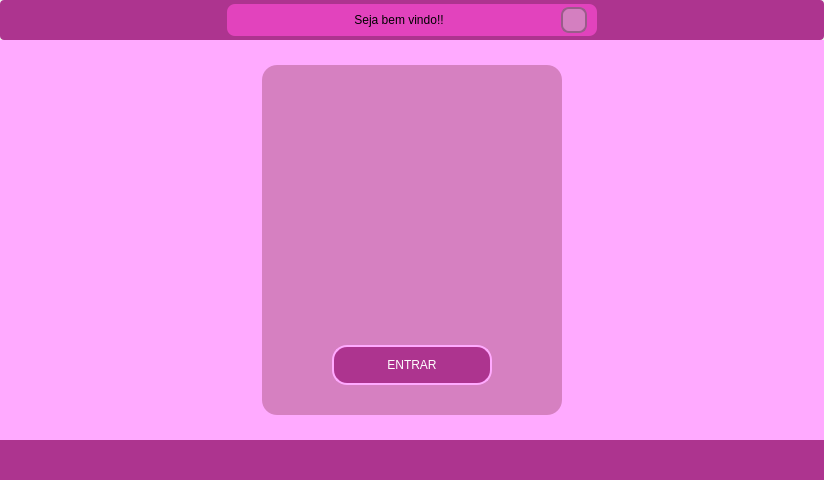
<?xml version="1.0" encoding="UTF-8"?>
<ui version="4.0">
 <class>MainWindow</class>
 <widget class="QMainWindow" name="MainWindow">
  <property name="geometry">
   <rect>
    <x>0</x>
    <y>0</y>
    <width>824</width>
    <height>480</height>
   </rect>
  </property>
  <property name="sizePolicy">
   <sizepolicy hsizetype="Fixed" vsizetype="Fixed">
    <horstretch>0</horstretch>
    <verstretch>0</verstretch>
   </sizepolicy>
  </property>
  <property name="windowTitle">
   <string>MainWindow</string>
  </property>
  <widget class="QWidget" name="centralwidget">
   <layout class="QVBoxLayout" name="verticalLayout">
    <property name="spacing">
     <number>0</number>
    </property>
    <property name="leftMargin">
     <number>0</number>
    </property>
    <property name="topMargin">
     <number>0</number>
    </property>
    <property name="rightMargin">
     <number>0</number>
    </property>
    <property name="bottomMargin">
     <number>0</number>
    </property>
    <item>
     <widget class="QFrame" name="menubar_2">
      <property name="maximumSize">
       <size>
        <width>16777215</width>
        <height>40</height>
       </size>
      </property>
      <property name="styleSheet">
       <string notr="true">background-color: rgb(173, 52, 143);
border-radius: 4px 4px;</string>
      </property>
      <property name="frameShape">
       <enum>QFrame::NoFrame</enum>
      </property>
      <property name="frameShadow">
       <enum>QFrame::Raised</enum>
      </property>
      <layout class="QHBoxLayout" name="horizontalLayout_2">
       <property name="spacing">
        <number>0</number>
       </property>
       <property name="leftMargin">
        <number>0</number>
       </property>
       <property name="topMargin">
        <number>0</number>
       </property>
       <property name="rightMargin">
        <number>0</number>
       </property>
       <property name="bottomMargin">
        <number>0</number>
       </property>
       <item>
        <widget class="QFrame" name="frame_erro">
         <property name="minimumSize">
          <size>
           <width>0</width>
           <height>0</height>
          </size>
         </property>
         <property name="maximumSize">
          <size>
           <width>370</width>
           <height>32</height>
          </size>
         </property>
         <property name="layoutDirection">
          <enum>Qt::LeftToRight</enum>
         </property>
         <property name="styleSheet">
          <string notr="true">background-color: rgb(226, 67, 189);
border-radius: 8px;
</string>
         </property>
         <property name="frameShape">
          <enum>QFrame::NoFrame</enum>
         </property>
         <property name="frameShadow">
          <enum>QFrame::Raised</enum>
         </property>
         <layout class="QHBoxLayout" name="horizontalLayout_3">
          <property name="spacing">
           <number>0</number>
          </property>
          <property name="leftMargin">
           <number>10</number>
          </property>
          <property name="topMargin">
           <number>0</number>
          </property>
          <property name="rightMargin">
           <number>10</number>
          </property>
          <property name="bottomMargin">
           <number>0</number>
          </property>
          <item>
           <widget class="QLabel" name="label">
            <property name="styleSheet">
             <string notr="true">
font: 25 20pt &quot;Yu Gothic Light&quot;;</string>
            </property>
            <property name="text">
             <string>Seja bem vindo!!</string>
            </property>
            <property name="alignment">
             <set>Qt::AlignCenter</set>
            </property>
           </widget>
          </item>
          <item>
           <widget class="QPushButton" name="pushButton">
            <property name="sizePolicy">
             <sizepolicy hsizetype="Fixed" vsizetype="Fixed">
              <horstretch>0</horstretch>
              <verstretch>0</verstretch>
             </sizepolicy>
            </property>
            <property name="maximumSize">
             <size>
              <width>26</width>
              <height>26</height>
             </size>
            </property>
            <property name="font">
             <font>
              <family>Sitka Small Semibold</family>
              <pointsize>20</pointsize>
              <weight>7</weight>
              <italic>false</italic>
              <bold>false</bold>
             </font>
            </property>
            <property name="styleSheet">
             <string notr="true">QPushButton {
	font: 63 20pt &quot;Sitka Small Semibold&quot;;
	background-image: url(:/close_image/cls.png);
	background-position: center;
	background-size: contain;
	border: 2px solid;
	border-color: rgb(153, 92, 138);
	background-color: #d47fc0;
}

QPushButton:hover {
	background-color: rgb(175, 51, 148);	
	color: rgb(255, 255, 255);
}

QPushButton:pressed {
	background-color: rgb(175, 51, 148);	
	color: rgb(255, 153, 230);
}</string>
            </property>
            <property name="text">
             <string/>
            </property>
           </widget>
          </item>
         </layout>
        </widget>
       </item>
      </layout>
     </widget>
    </item>
    <item>
     <widget class="QFrame" name="start">
      <property name="styleSheet">
       <string notr="true">background-color: rgb(255, 170, 255);</string>
      </property>
      <property name="frameShape">
       <enum>QFrame::NoFrame</enum>
      </property>
      <property name="frameShadow">
       <enum>QFrame::Raised</enum>
      </property>
      <layout class="QHBoxLayout" name="horizontalLayout">
       <item>
        <widget class="QFrame" name="frame_5">
         <property name="maximumSize">
          <size>
           <width>300</width>
           <height>350</height>
          </size>
         </property>
         <property name="styleSheet">
          <string notr="true">background-color: rgb(214, 128, 193);
border-radius:15px;</string>
         </property>
         <property name="frameShape">
          <enum>QFrame::NoFrame</enum>
         </property>
         <property name="frameShadow">
          <enum>QFrame::Raised</enum>
         </property>
         <widget class="QFrame" name="frame">
          <property name="geometry">
           <rect>
            <x>30</x>
            <y>-50</y>
            <width>251</width>
            <height>281</height>
           </rect>
          </property>
          <property name="autoFillBackground">
           <bool>false</bool>
          </property>
          <property name="styleSheet">
           <string notr="true">background-image: url(:/icons/LOGO.png.png);
background-repeat: no-repeat;
background-position: top;
background-size: contain;


</string>
          </property>
          <property name="frameShape">
           <enum>QFrame::NoFrame</enum>
          </property>
          <property name="frameShadow">
           <enum>QFrame::Raised</enum>
          </property>
         </widget>
         <widget class="QPushButton" name="btn_Login">
          <property name="geometry">
           <rect>
            <x>70</x>
            <y>280</y>
            <width>160</width>
            <height>40</height>
           </rect>
          </property>
          <property name="minimumSize">
           <size>
            <width>160</width>
            <height>40</height>
           </size>
          </property>
          <property name="maximumSize">
           <size>
            <width>0</width>
            <height>0</height>
           </size>
          </property>
          <property name="styleSheet">
           <string notr="true">QPushButton {
	font: 16pt &quot;MS Shell Dlg 2&quot;;
	background-color: #AD348F;
	border: 2px solid  rgb(255, 170, 255);
	color: rgb(255, 255, 255);
}


QPushButton:hover {
  	transform: scale(1.1);
	background-color: #E68ACF
}

QPushButton:pressed {
	background-color: rgb(226, 67, 189);
}
</string>
          </property>
          <property name="text">
           <string>ENTRAR</string>
          </property>
         </widget>
        </widget>
       </item>
      </layout>
     </widget>
    </item>
    <item>
     <widget class="QFrame" name="bottom">
      <property name="maximumSize">
       <size>
        <width>16777215</width>
        <height>40</height>
       </size>
      </property>
      <property name="styleSheet">
       <string notr="true">background-color: rgb(173, 52, 143);</string>
      </property>
      <property name="frameShape">
       <enum>QFrame::NoFrame</enum>
      </property>
      <property name="frameShadow">
       <enum>QFrame::Raised</enum>
      </property>
     </widget>
    </item>
   </layout>
  </widget>
  <widget class="QMenuBar" name="menubar">
   <property name="geometry">
    <rect>
     <x>0</x>
     <y>0</y>
     <width>824</width>
     <height>21</height>
    </rect>
   </property>
  </widget>
 </widget>
 <resources>
  <include location="../assets/img/file_rc.qrc"/>
 </resources>
 <connections/>
</ui>
